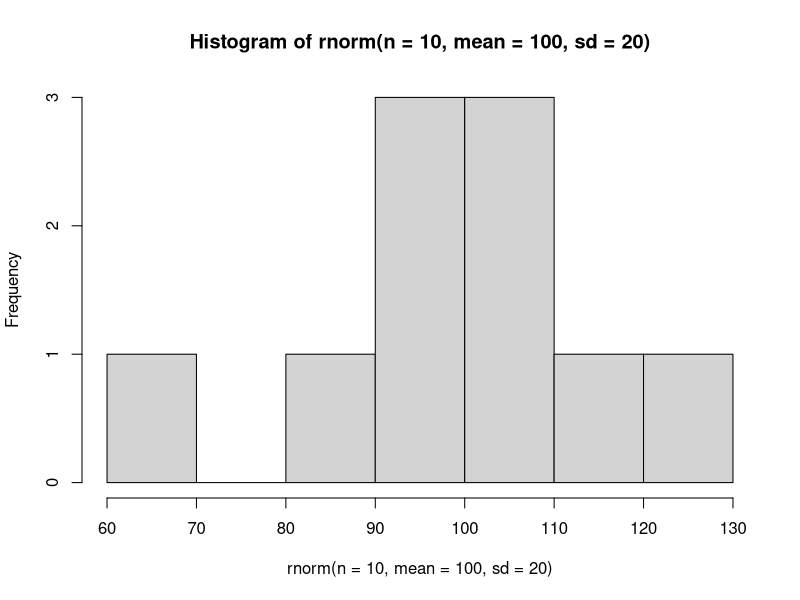
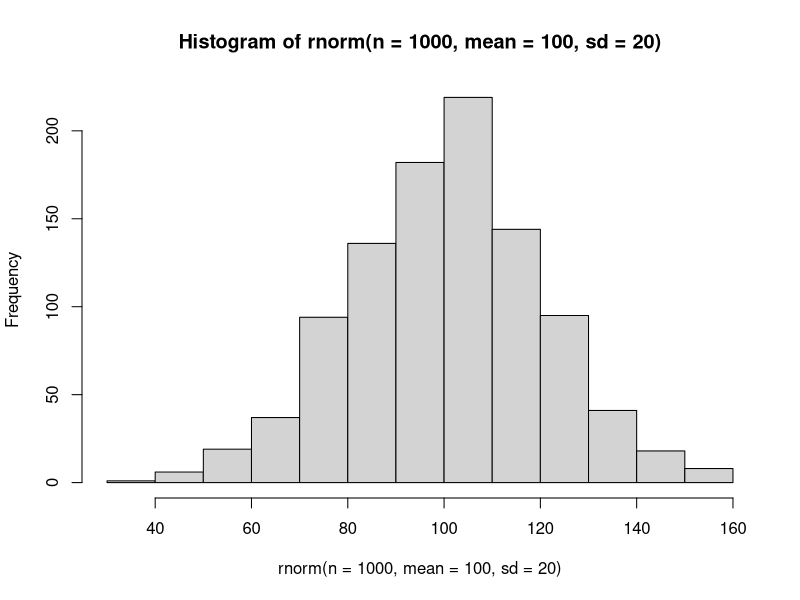

The R script that drew these images, in order: (Note: this script raises an error after producing the figures.)
rnorm(10)
rnorm(n=10)
rnorm(n=10, mean = 100, sd=20)
hist(rnorm(n=10, mean = 100, sd=20))
hist(rnorm(n=1000, mean = 100, sd=20))

randNorm10 <- rnorm(10)
dnorm(randNorm)
randNorm <- rnorm(30000)
randDensity <- dnorm(randNorm)
require(ggplot2)
ggplot(data.frame(x = randNorm, y = randDensity)) + aes(x=x, y=y) +
  geom_point() + labs(x="Random Normal Variables", y="Density")
pnorm(randNorm10)
pnorm(c(-3,0,3))
pnorm(-1)
pnorm(0)
pnorm(1) - pnorm(0)

ggplot(data.frame(x = randNorm, y = randDensity)) + aes(x =x, y = y)+
  geom_line() + labs(x = "X", y = "Density")
  
